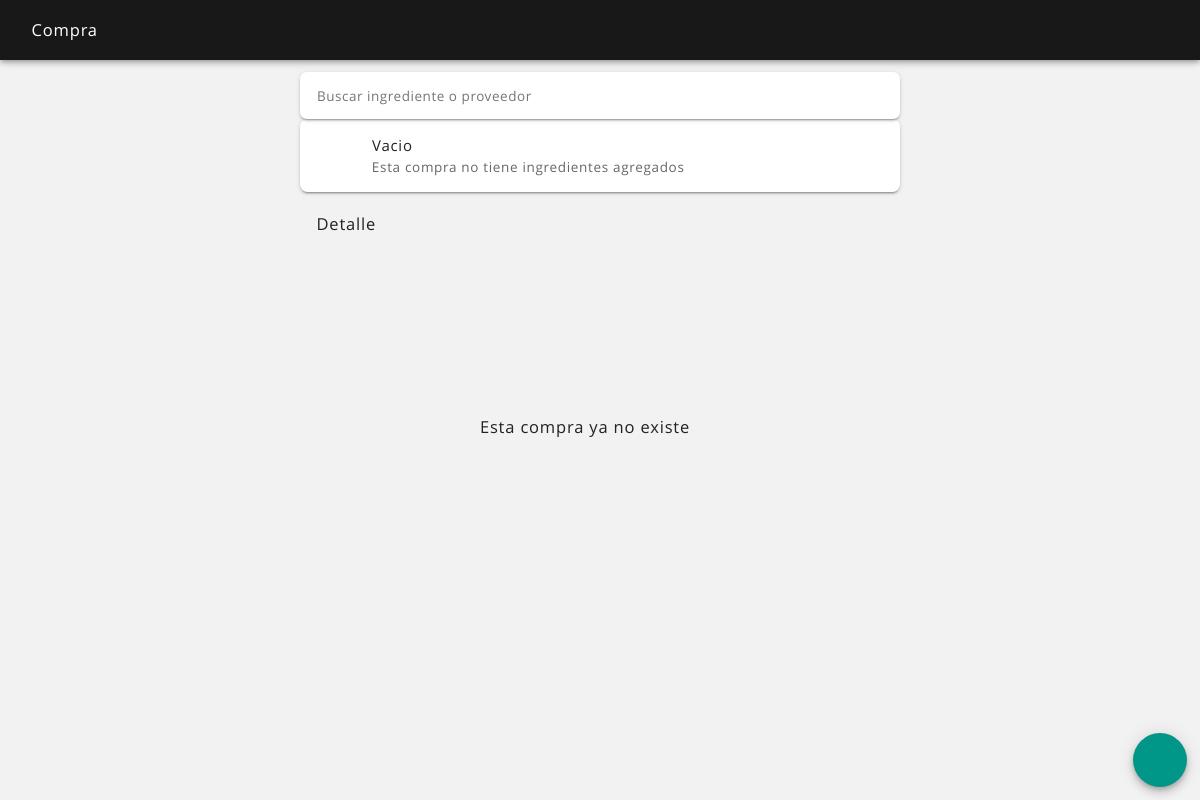
The page /compras_ingredientes.php?local_id=4&crear_compra=si (signed in) on the database as committed earlier.
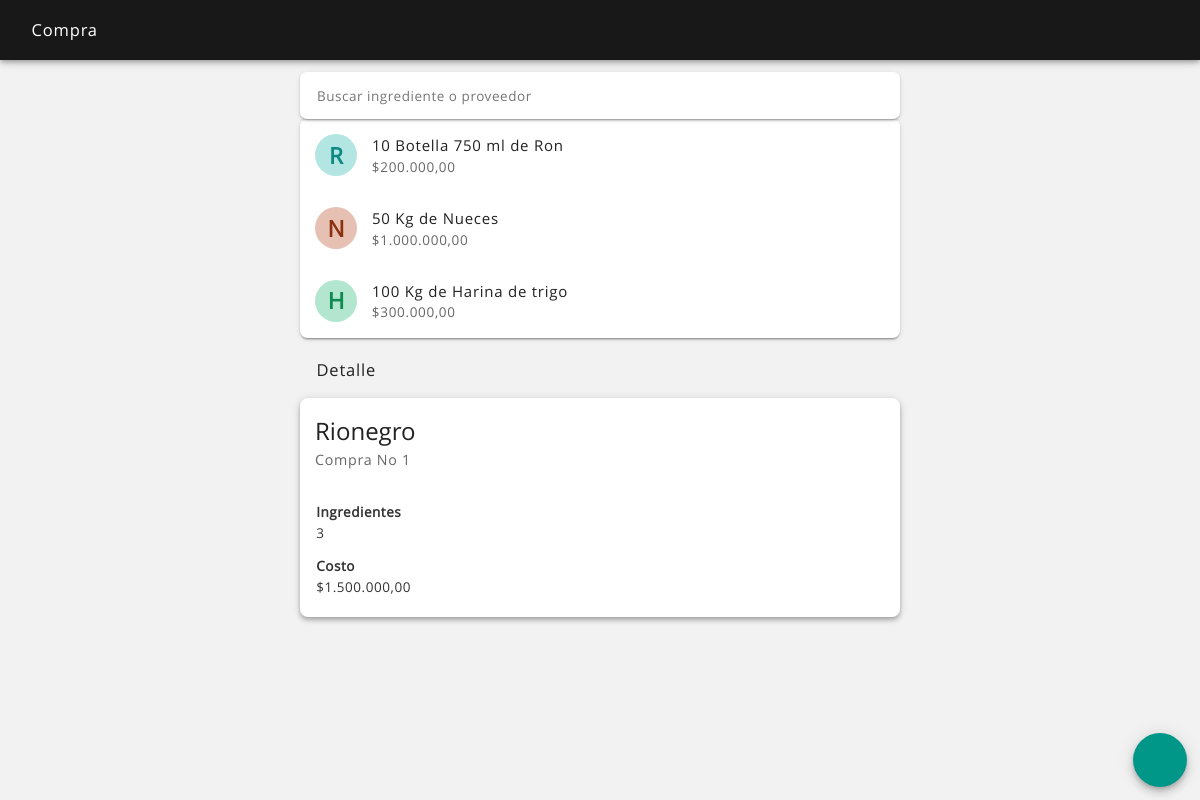
The same page on the database as committed later.
### tables this page shows
CREATE TABLE `compra_ingrediente` (
  `compra_ingrediente_id` int(11) NOT NULL,
  `fecha_alta` datetime NOT NULL,
  `fecha_mod` datetime NOT NULL,
  `fecha_baja` datetime NOT NULL,
  `usuario_alta` int(11) NOT NULL,
  `usuario_mod` int(11) NOT NULL,
  `usuario_baja` int(11) NOT NULL,
  `estado` text NOT NULL,
  `cantidad_enviada` text NOT NULL,
  `cantidad_recibida` text NOT NULL,
  `cantidad_devuelta` text NOT NULL,
  `compra_id` int(11) NOT NULL,
  `ingrediente_id` int(11) NOT NULL
);

CREATE TABLE `ingrediente` (
  `ingrediente_id` int(11) NOT NULL,
  `fecha_alta` datetime NOT NULL,
  `fecha_mod` datetime NOT NULL,
  `fecha_baja` datetime NOT NULL,
  `usuario_alta` int(11) NOT NULL,
  `usuario_mod` int(11) NOT NULL,
  `usuario_baja` int(11) NOT NULL,
  `estado` text NOT NULL,
  `ingrediente` text NOT NULL,
  `tipo` text NOT NULL,
  `unidad_minima` text NOT NULL,
  `unidad_compra` text NOT NULL,
  `costo_unidad_minima` text NOT NULL,
  `costo_unidad_compra` text NOT NULL,
  `preparacion` text NOT NULL,
  `cantidad_unidad_compra` text NOT NULL,
  `proveedor_id` int(11) NOT NULL,
  `productor_id` text NOT NULL
);

CREATE TABLE `compra` (
  `compra_id` int(11) NOT NULL,
  `fecha_alta` datetime NOT NULL,
  `fecha_mod` datetime NOT NULL,
  `fecha_baja` datetime NOT NULL,
  `usuario_alta` int(11) NOT NULL,
  `usuario_mod` int(11) NOT NULL,
  `usuario_baja` int(11) NOT NULL,
  `estado` text NOT NULL,
  `valor` text NOT NULL,
  `observacion_envio` text NOT NULL,
  `observacion_recepcion` text NOT NULL,
  `destino` int(11) NOT NULL
);

CREATE TABLE `local` (
  `local_id` int(11) NOT NULL,
  `fecha_alta` datetime NOT NULL,
  `fecha_mod` datetime NOT NULL,
  `fecha_baja` datetime NOT NULL,
  `usuario_alta` int(11) NOT NULL,
  `usuario_mod` int(11) NOT NULL,
  `usuario_baja` int(11) NOT NULL,
  `estado` text NOT NULL,
  `local` text NOT NULL,
  `tipo` text NOT NULL,
  `direccion` text NOT NULL,
  `telefono` text NOT NULL,
  `apertura` time NOT NULL,
  `cierre` time NOT NULL,
  `propina` int(11) NOT NULL,
  `imagen` text NOT NULL,
  `imagen_nombre` text NOT NULL
);

### sis/variables_sesion.php (called while the page is built, shortened)
<?php
$sesion_id = $_SESSION['id'];
?>
<?php
$consulta = $conexion->query("SELECT * FROM usuario WHERE usuario_id = $sesion_id and estado = 'activo'");
?>

### sis/avatar_color.php (called while the page is built)
<?php
$pla = ord(strtolower($avatar_nombre[0]));
$ula = ord(substr($avatar_nombre, -1));
$lca = strlen($avatar_nombre);
$sca = $pla + $ula + $lca + $avatar_id;
$sca = $sca << 5;
$ab_hue = $sca;
$ab_sat = "50%";
$ab_lig = "80%";
$at_hue = $sca;
$at_sat = "80%";
$at_lig = "30%";
?>

### compras_ingredientes.php (the view, shortened to what the rows shown need)
<?php
include ("sis/nombre_sesion.php");
?>
<?php
include ("sis/variables_sesion.php");
?>
<?php
if(isset($_POST['crear_compra'])) $crear_compra = $_POST['crear_compra']; elseif(isset($_GET['crear_compra'])) $crear_compra = $_GET['crear_compra']; else $crear_compra = null;
if(isset($_POST['local_id'])) $local_id = $_POST['local_id']; elseif(isset($_GET['local_id'])) $local_id = $_GET['local_id']; else $local_id = null;
if(isset($_POST['compra_id'])) $compra_id = $_POST['compra_id']; elseif(isset($_GET['compra_id'])) $compra_id = $_GET['compra_id']; else $compra_id = null;
if(isset($_POST['body_snack'])) $body_snack = $_POST['body_snack']; elseif(isset($_GET['body_snack'])) $body_snack = $_GET['body_snack']; else $body_snack = null;
?>
<?php
if ($crear_compra == 'si')
{
    $consulta = $conexion->query("SELECT * FROM compra WHERE destino = '$local_id' and estado = 'creado'");
    if ($consulta->num_rows == 0)
    {
        $compra_id = $conexion->insert_id;
        $body_snack = 'onLoad="Snackbar()"';
    }
}
?>
<!DOCTYPE html>
<html lang="es">
<head>
    <?php
    include ("partes/head.php");
    ?>
</head>
<body <?php echo $body_snack; ?>>
<header class="rdm-toolbar--contenedor">
    <div class="rdm-toolbar--fila">
        <div class="rdm-toolbar--izquierda">
            <h2 class="rdm-toolbar--titulo">Compra</h2>
        </div>
    </div>
</header>
<main class="rdm--contenedor-toolbar">
    <?php
    $consulta = $conexion->query("SELECT * FROM compra_ingrediente WHERE compra_id = '$compra_id' ORDER BY fecha_alta DESC");
    if ($consulta->num_rows == 0)
    {
        ?>
        <section class="rdm-lista">
            <article class="rdm-lista--item-doble">
                <div class="rdm-lista--izquierda">
                    <div class="rdm-lista--contenedor">
                        <h2 class="rdm-lista--titulo">Vacio</h2>
                        <h2 class="rdm-lista--texto-secundario">Esta compra no tiene ingredientes agregados</h2>
                    </div>
                </div>
            </article>
        </section>
        <?php
    }
    else
    {
        ?>
        <section class="rdm-lista">
        <?php
        while ($fila = $consulta->fetch_assoc())
        {
            $compra_ingrediente_id = $fila['compra_ingrediente_id'];
            $cantidad_enviada = $fila['cantidad_enviada'];
            $ingrediente_id = $fila['ingrediente_id'];
            $consulta2 = $conexion->query("SELECT * FROM ingrediente WHERE ingrediente_id = $ingrediente_id");
            if ($filas2 = $consulta2->fetch_assoc())
            {
                $ingrediente = $filas2['ingrediente'];
                $unidad_compra = $filas2['unidad_compra'];
                $costo_unidad_compra = $filas2['costo_unidad_compra'];
                $proveedor_id = $filas2['proveedor_id'];
                $consulta2 = $conexion->query("SELECT * FROM proveedor WHERE proveedor_id = $proveedor_id");
                if ($filas2 = $consulta2->fetch_assoc())
                {
                    $proveedor = $filas2['proveedor'];
                }
                else
                {
                    $proveedor = "";
                }
                $avatar_id = $ingrediente_id;
                $avatar_nombre = "$ingrediente";
                include ("sis/avatar_color.php");
                $imagen = '<div class="rdm-lista--avatar-color" style="background-color: hsl('.$ab_hue.', '.$ab_sat.', '.$ab_lig.'); color: hsl('.$at_hue.', '.$at_sat.', '.$at_lig.');"><span class="rdm-lista--avatar-texto">'.strtoupper(substr($avatar_nombre, 0, 1)).'</span></div>';
            }
            else
            {
                $ingrediente = "No se ha asignado un ingrediente";
                $unidad_compra = "";
                $costo_unidad_compra = 0;
            }
            $ingrediente_costo = $costo_unidad_compra * $cantidad_enviada;
            ?>
            <div class="rdm-lista--item-doble">
                <div class="rdm-lista--izquierda">
                    <div class="rdm-lista--contenedor">
                        <?php echo "$imagen"; ?>
                    </div>
                    <div class="rdm-lista--contenedor">
                        <h2 class="rdm-lista--titulo"><?php echo ($cantidad_enviada); ?> <?php echo ucfirst($unidad_compra); ?> de <?php echo ucfirst($ingrediente); ?></h2>
                        <h2 class="rdm-lista--texto-secundario">$<?php echo number_format($ingrediente_costo, 2, ",", "."); ?></h2>
                    </div>
                </div>
                <div class="rdm-lista--derecha">
                    <a href="" data-toggle="modal" data-target="#dialogo_editar" data-ingrediente="<?php echo ucfirst($ingrediente) ?>" data-ingrediente_id="<?php echo "$ingrediente_id"; ?>" data-unidad_compra="<?php echo ucfirst($unidad_compra) ?>" data-cantidad_enviada="<?php echo ucfirst($cantidad_enviada) ?>" data-compra_ingrediente_id="<?php echo ucfirst($compra_ingrediente_id) ?>" data-proveedor="<?php echo ucfirst($proveedor) ?>"><div class="rdm-lista--icono"><i class="zmdi zmdi-edit zmdi-hc-2x" style="color: rgba(0, 0, 0, 0.6)"></i></div></a>
                    <a href="" data-toggle="modal" data-target="#dialogo_eliminar" data-compra_ingrediente_id="<?php echo ($compra_ingrediente_id) ?>" data-ingrediente="<?php echo ucfirst($ingrediente); ?>"><div class="rdm-lista--icono"><i class="zmdi zmdi-minus-circle-outline zmdi-hc-2x" style="color: rgba(0, 0, 0, 0.6)"></i></div></a>
                </div>
            </div>
        <?php
        }
        ?>
        </section>
    <?php
    }
    ?>
    <h2 class="rdm-lista--titulo-largo">Detalle</h2>
    <?php
    $consulta = $conexion->query("SELECT * FROM compra WHERE compra_id = '$compra_id'");
    if ($consulta->num_rows == 0)
    {
        ?>
        <div class="rdm-vacio--caja">
            <i class="zmdi zmdi-alert-circle-o zmdi-hc-4x"></i>
            <p class="rdm-tipografia--subtitulo1">Esta compra ya no existe</p>
        </div>
        <?php
    }
    else
    {
        while ($fila = $consulta->fetch_assoc())
        {
            $compra_id = $fila['compra_id'];
            $destino = $fila['destino'];
            $consulta_ingredientes = $conexion->query("SELECT * FROM compra_ingrediente WHERE compra_id = '$compra_id'");
            $total_ingredientes = $consulta_ingredientes->num_rows;
            $consulta2 = $conexion->query("SELECT * FROM local WHERE local_id = $destino");
            if ($filas2 = $consulta2->fetch_assoc())
            {
                $local = $filas2['local'];
            }
            else
            {
                $local = "";
            }
            $consulta_costo = $conexion->query("SELECT * FROM compra_ingrediente WHERE compra_id = '$compra_id' ORDER BY fecha_alta DESC");
            if ($consulta_costo->num_rows != 0)
            {
                $composicion_costo = 0;
                while ($fila = $consulta_costo->fetch_assoc())
                {
                    $cantidad_enviada = $fila['cantidad_enviada'];
                    $ingrediente_id = $fila['ingrediente_id'];
                    $consulta2 = $conexion->query("SELECT * FROM ingrediente WHERE ingrediente_id = $ingrediente_id");
                    if ($filas2 = $consulta2->fetch_assoc())
                    {
                        $costo_unidad_compra_c = $filas2['costo_unidad_compra'];
                    }
                    else
                    {
                        $unidad_compra_c = "unid";
                        $costo_unidad_compra_c = 0;
                    }
                    $ingrediente_costo = $costo_unidad_compra_c * $cantidad_enviada;
                    $composicion_costo = $composicion_costo + $ingrediente_costo;
                }
                $costo_valor = $composicion_costo;
            }
            else
            {
                $costo_valor = 0;
            }
            ?>
            <section class="rdm-tarjeta">
                <div class="rdm-tarjeta--primario-largo">
                    <h1 class="rdm-tarjeta--titulo-largo"><?php echo ucfirst($local) ?></h1>
                    <h2 class="rdm-tarjeta--subtitulo-largo">Compra No <?php echo ($compra_id); ?></h2>
                </div>
                <div class="rdm-tarjeta--cuerpo">
                    <p><b>Ingredientes</b> <br><?php echo ($total_ingredientes); ?></p>
                    <p><b>Costo</b> <br>$<?php echo number_format($costo_valor, 2, ",", "."); ?></p>
                </div>
            </section>
            <?php
        }
    }
    ?>
</main>
</body>
</html>

Rows that differ between the two databases and show on the page:
added compra_ingrediente: ingrediente.ingrediente "R", cantidad_enviada "10", ingrediente.unidad_compra "Botella 750 ml", ingrediente.ingrediente "Ron", ingrediente_costo "200.000,00"
added compra_ingrediente: ingrediente.ingrediente "N", cantidad_enviada "50", ingrediente.unidad_compra "Kg", ingrediente.ingrediente "Nueces", ingrediente_costo "1.000.000,00"
added compra_ingrediente: ingrediente.ingrediente "H", cantidad_enviada "100", ingrediente.unidad_compra "Kg", ingrediente.ingrediente "Harina de trigo", ingrediente_costo "300.000,00"
added compra: local.local "Rionegro", compra_id "1", total_ingredientes "3", costo_valor "1.500.000,00"
Other text that changed with them:
text no longer shown: "Vacio Esta compra no tiene ingredientes agregados Esta compra ya no existe"
